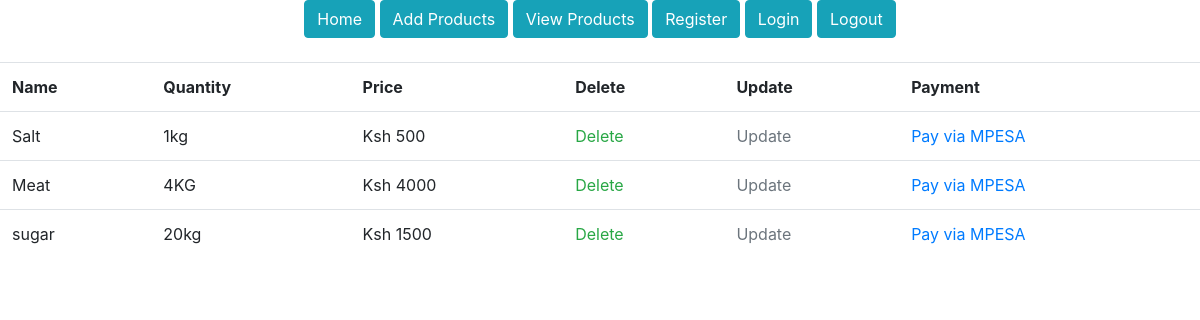
Page /products/ (signed in) on the earlier database version.
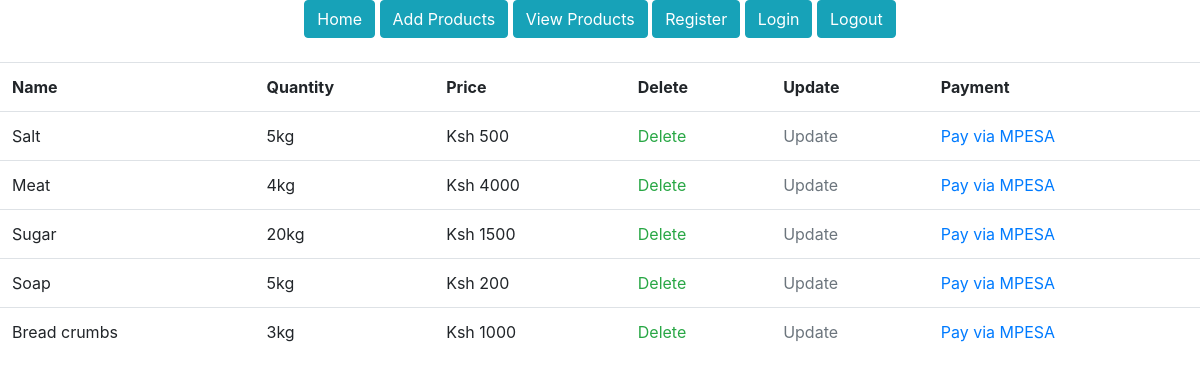
Same page on the later database version.
### morningDjangoProject/models.py (models this page shows)
class Product(models.Model):
    prod_name = models.CharField(max_length=30, blank=False, null=False)
    prod_quantity = models.CharField(max_length=30, blank=False, null=False)
    prod_price = models.CharField(max_length=30, blank=False, null=False)

### morningDjangoProject/views.py (the view)
# urls.py: path('products/', general_views.view_products, name='products'),
@login_required
def view_products(request):
    products = Product.objects.all()
    return render(request, 'products.html', {'products': products})

### templates/products.html
{% extends 'base.html' %}
{% load static %}
{% block content %}
    <section class="products-section">
        <div class="products-section-container">
            <table class="table">
                <tr >
                    <th>Name</th>
                    <th>Quantity</th>
                    <th>Price</th>
                    <th>Delete</th>
                    <th>Update</th>
                    <th>Payment</th>
                </tr>
                {% for product in products %}
                    <tr>
                        <td>{{ product.prod_name }}</td>
                        <td>{{ product.prod_quantity }}</td>
                        <td>{{ product.prod_price }}</td>
                        <td><a href="/delete-product/{{ product.id }}" class="text-success">Delete</a></td>
                        <td><a href="/update-product/{{ product.id }}" class="text-secondary">Update</a></td>
                        <td><a href="/pay/{{ product.id }}">Pay via MPESA</a></td>
                    </tr>
                {% endfor %}
            </table>
        </div>
    </section>
{% endblock %}

Differences in the rows shown:
changed Product "Salt": prod_quantity "1kg" → "5kg"
changed Product "Meat": prod_quantity "4KG" → "4kg"
changed Product "20kg": prod_name "sugar" → "Sugar"
added Product: prod_name "Soap", prod_quantity "5kg", prod_price "Ksh 200"
added Product: prod_name "Bread crumbs", prod_quantity "3kg", prod_price "Ksh 1000"
